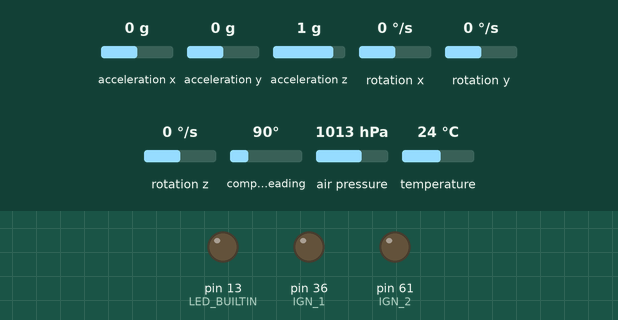
The sketch below on a simulated Arduino Mega 2560, built for the host (arithmetic inside an expression is 32-bit, double 64-bit). Parts: output pins drawn as LEDs (lit = HIGH). Inputs (shaded band) come from the test bench; at power-on: air pressure 1013 hPa, acceleration x 0 g, acceleration y 0 g, acceleration z 1 g, rotation x 0 °/s, rotation y 0 °/s, rotation z 0 °/s, compass heading 90°, temperature 24 °C. Storage starts empty; what the sketch prints to the serial monitor is not drawn.

Above: at 10.2 s.
10.3 s: air pressure set to 952 hPa
11.8 s: air pressure set to 954 hPa
At 13.2 s:
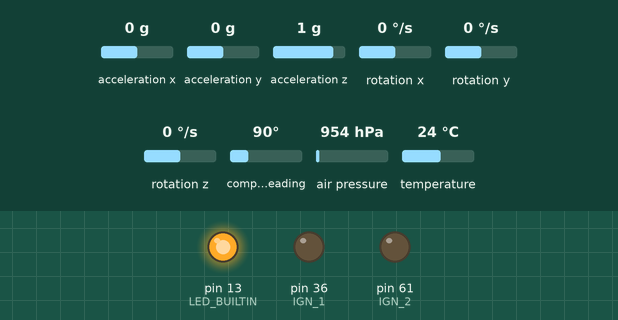
13.5 s: air pressure set to 1009 hPa
15.2 s: air pressure set to 1013 hPa
At 16.7 s:
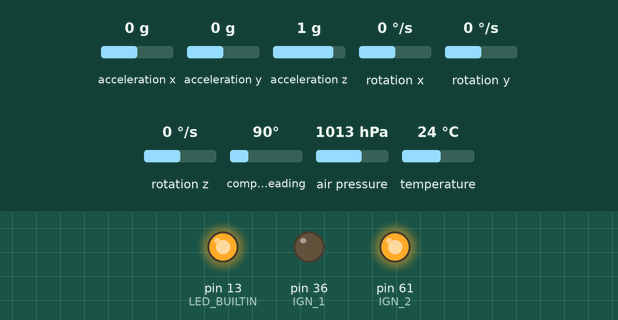
At 18.0 s:
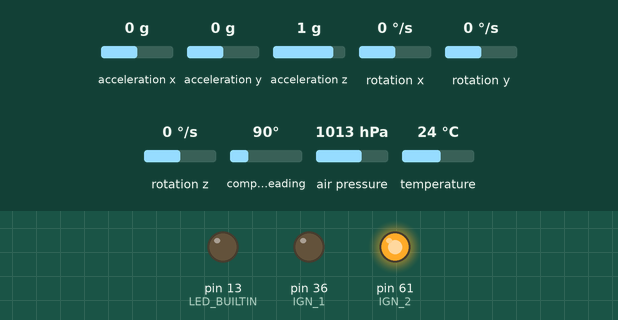
Timing chart, 0 to 22.0 s (numbered marks = the images above; inputs shaded):
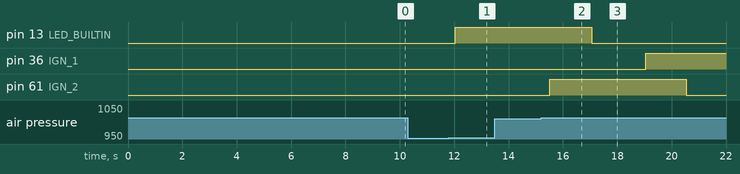

The sketch:

Paulo.ino
```cpp
// Bibliotecas
#include <Wire.h>
#include <SPI.h>
#include <SD.h>
#include <Adafruit_Sensor.h>
#include <L3G.h> // Giroscópio
#include <Adafruit_ADXL345_U.h> // Acelerômetro
#include <Adafruit_BMP085.h> // Altitude
#include <Adafruit_HMC5883_U.h> // Magnetometro

// Declaração dos bibliotecas
Adafruit_BMP085 bmp; // Altitude
Adafruit_HMC5883_Unified mag; // Magnetômetro
L3G gyro; // Giroscópio
Adafruit_ADXL345_Unified accel; // Acelerômetro
const int chipSelect = 53; // Declaração de CS

// Constantes universais
#define filt_i 10 // Quantidade de valores Filtro 1
#define filt_f 20 // Quantidade de valores Filtro 2
#define IGN_1 36 // LED 1
#define IGN_2 61 // LED 2
#define IGN_3 46 // LED 3
#define IGN_4 55 // LED 4

// Variáveis para detecção de apogeu
float nova_altLeitura, cont_sub, cont_subidas, cont_desc, cont_descidas, ult_subida;
float altura_inicio, media_alt_inicio;
int j, i;
float media_movel, nova_media_movel, antiga_media_movel;
float media_movel_lg, nova_media_movel_lg;
String estado, str_apogeu1, str_apogeu2;
boolean cont_apogeu = true;

// Filtro dos dados
float list_med_movel[2][filt_i];

// Variáveis para utilizaçao de cartao SD
String nome_arq, txt, file, arq_number;
int number, len_nome, len_number;
boolean condition;

// Variáveis para acionamento do paraquedas
const long intervalo_p_acionar1 = 0;
const long intervalo_p_acionar2 = 7000;
const long intervalo_acionado = 5000;
unsigned long currentMillis;
unsigned long previousMillis_p_acionar = 0;
unsigned long previousMillis_p_acionar2 = 0;
unsigned long previousMillis_acionado = 0;
unsigned long previousMillis_acionado2 = 0;
unsigned long previousMillis_acionado3 = 0;
int cont_acionar1 = 0;
int cont_acionar2 = 0;
int cont_acionar3 = 0;
String acionamento1 = "\tDesligado 1";
String acionamento2 = "\tDesligado 2";
String acionamento3 = "\tDesligado 3";

// SETUP DA APLICAÇÃO
void setup() {
  // Inicializando o led embutido no arduino
  pinMode(LED_BUILTIN, OUTPUT);
  pinMode(IGN_1, OUTPUT);
  pinMode(IGN_2, OUTPUT);

  // INICIALIZA O MONITOR SERIAL E PUXA BIBLIOTECA
  Serial.begin(115200);
  if (!bmp.begin()) {
  Serial.println("Could not find a valid BMP085 sensor, check wiring!");
  while (1) {}
  }

  // Verifica se o cartão está presente e pode ser inicializado
  if (!SD.begin(chipSelect)) {
    Serial.println("Card failed, or not present");
    // don't do anything more:
    while (1);
  }
  Serial.println("card initialized.");

  // Determina o nome do FILE
  nome_arq = "phhs";
  txt = ".txt";
  number = 0;
  len_nome = nome_arq.length();
  while (condition == false) {
    file = "";
    arq_number = String(number);
    len_number = arq_number.length();
    for (int j=0; j<(8-(len_nome+len_number)); j++) {
      arq_number = "0" + arq_number;
    }
    file = nome_arq + arq_number + txt;
    if (SD.exists(file)) {
      //Serial.print(file);
      //Serial.println(" exists.");
      condition = false;
    } else {
      Serial.print("Creating file: ");
      Serial.println(file);
      condition = true;
    }
    number += 1;
  }

  // Verificar se magnetômetro está conectado
  if(!mag.begin())
  {
    /* There was a problem detecting the HMC5883 ... check your connections */
    Serial.println("Ooops, no HMC5883 detected ... Check your wiring!");
    while(1);
  }

  // Verificar se giroscópio está conectado
  Wire.begin();
  if (!gyro.init())
  {
    Serial.println("Failed to autodetect gyro type!");
    while (1);
  }
  gyro.enableDefault();

  // Verificar se acelerometro está conectado
  if(!accel.begin())
  {
    /* There was a problem detecting the ADXL345 ... check your connections */
    Serial.println("Ooops, no ADXL345 detected ... Check your wiring!");
    while(1);
  }

  // Inicia inserindo essa informação no FILE nomeado
  File dataFile = SD.open(file, FILE_WRITE);
  if (dataFile) {
    dataFile.println("Altura\tFiltro 1\tFiltro 2\tTemperatura(oC)\tPressao(Pa)\tPressao Nivel do Mar(Pa)\tMag (X)\tMag (Y)\tMag (Z)\tGiros (X)\tGiros (Y)\tGiros (Z)\tAcel (X)\tAcel (Y)\tAcel (Z)\tEstado(Subida/Descida)\tParaquedas 1\tParaquedas 2\tParaquedas 3\tApogeu");
    dataFile.close();
    // print to the serial port too:
    Serial.println("Altura\tFiltro 1\tFiltro 2\tTemperatura(oC)\tPressao(Pa)\tPressao Nivel do Mar(Pa)\tMag (X)\tMag (Y)\tMag (Z)\tGiros (X)\tGiros (Y)\tGiros (Z)\tAcel (X)\tAcel (Y)\tAcel (Z)\tEstado(Subida/Descida)\tParaquedas 1\tParaquedas 2\tParaquedas 3\tApogeu");
  }

  // Medicao
  for (j=0; j<filt_i; j++) {
    altura_inicio = bmp.readAltitude();
    media_alt_inicio = media_alt_inicio + altura_inicio;
    list_med_movel[0][j] = altura_inicio;
  }
  media_alt_inicio = media_alt_inicio / filt_i;

  for (j=0; j<filt_i; j++) {
    list_med_movel[0][j] = list_med_movel[0][j] - media_alt_inicio;
  }

  // Primeira media movel
  for (j=0; j<filt_i; j++) {
      media_movel = media_movel + list_med_movel[0][j];
  }
  media_movel = media_movel / filt_i;

  // Inicialização de variáveis
  nova_altLeitura = bmp.readAltitude() - media_alt_inicio;
  cont_sub = 0;
  cont_subidas = 0;
  cont_desc = 0;
  cont_descidas = 0;
  ult_subida = 0;
  nova_media_movel = 0;
  antiga_media_movel = 0;
  media_movel_lg = 0;
  nova_media_movel_lg = 0;
  i = 0;

}

// LOOP DA SOLUÇÃO
void loop() {
  // Cria uma string para ser adicionada ao cartao
  String dataString = "";

  // ---------------------------------------------------------------------------------------------
  // Zerar contagem de altitude
  if (cont_sub > 0 and cont_desc == 1) {
    cont_sub = 0;
  }
  if (cont_desc > 0 and cont_sub == 1) {
    cont_desc = 0;
  }

  // ---------------------------------------------------------------------------------------------
  // Detecção de Apogeu
  nova_altLeitura = bmp.readAltitude() - media_alt_inicio;

  // Media Movel
  antiga_media_movel = nova_media_movel;
    // Filtro 1
  for (j=0; j<9; j++) {
    list_med_movel[0][j] = list_med_movel[0][j+1];
  }
  list_med_movel[0][filt_i-1] = nova_altLeitura;
    // Cálculo da Média Movel
  for (j=0; j<filt_i; j++) {
    media_movel = media_movel + list_med_movel[0][j];
  }
  nova_media_movel = media_movel / filt_i;

    // Filtro 2 - realiza filtro no filtro 1
  if (i < filt_i) {
    list_med_movel[1][i] = nova_media_movel;
    i += 1;
  }
  if (i = filt_i) {
    for (j=0; j<(filt_i-1); j++) {
      list_med_movel[1][j] = list_med_movel[1][j+1];
    }
    list_med_movel[1][filt_i-1] = nova_media_movel;

      // Cálculo da Média Movel
    for (j=0; j<filt_i; j++) {
      media_movel_lg = media_movel_lg + list_med_movel[1][j];
    }
    nova_media_movel_lg = media_movel_lg / filt_i;
  }

  // Consideração de Subidas e Descidas
  if (nova_media_movel > antiga_media_movel) {
    cont_sub += 1;
  }
  else if (nova_media_movel < antiga_media_movel) {
    cont_desc += 1;
  }

  // ---------------------------------------------------------------------------------------------
  // Escrevendo - Altura
  dataString += String(nova_altLeitura);
  dataString += "\t";
  dataString += String(nova_media_movel); // Filtro 1
  dataString += "\t";
  dataString += String(nova_media_movel_lg); // Filtro 2
  dataString += "\t";

  // ---------------------------------------------------------------------------------------------
  // Escrevendo - Temperatura
  dataString += String(bmp.readTemperature());
  dataString += "\t";

  // ---------------------------------------------------------------------------------------------
  // Escrevendo - Pressão
  dataString += String(bmp.readPressure());
  dataString += "\t";

  // ---------------------------------------------------------------------------------------------
  // Escrevendo - Pressão ao nivel do mar
  dataString += String(bmp.readSealevelPressure());
  dataString += "\t";

  // ---------------------------------------------------------------------------------------------
  // Magnetômetro
    /* Get a new sensor event */
  sensors_event_t event_mag;
  mag.getEvent(&event_mag);
  // Escrevendo - Magnetômetro
    // Eixo X
  dataString += String(event_mag.magnetic.x);
  dataString += "\t";
    // Eixo Y
  dataString += String(event_mag.magnetic.y);
  dataString += "\t";
    // Eixo Z
  dataString += String(event_mag.magnetic.z);
  dataString += "\t";

  // ---------------------------------------------------------------------------------------------
  // Giroscópio
  gyro.read();
  // Escrevendo - Giroscópio
    // Eixo X
  dataString += String((int)gyro.g.x);
  dataString += "\t";
    // Eixo Y
  dataString += String((int)gyro.g.y);
  dataString += "\t";
    // Eixo Z
  dataString += String((int)gyro.g.z);
  dataString += "\t";

  // ---------------------------------------------------------------------------------------------
  // Acelerômetro
  sensors_event_t event_accel;
  accel.getEvent(&event_accel);
  // Escrevendo - Acelerômetro
    // Eixo X
  dataString += String(event_accel.acceleration.x);
  dataString += "\t";
    // Eixo Y
  dataString += String(event_accel.acceleration.y);
  dataString += "\t";
    // Eixo Z
  dataString += String(event_accel.acceleration.z);

  // ---------------------------------------------------------------------------------------------
  // Escrevendo - Identificação de subida/descida/apogeu
  if (cont_sub > 1) {
    estado = "\tSubindo";
    cont_subidas = 1;
    ult_subida = nova_altLeitura;
  }
  else if (cont_desc > 10) {
    estado = "\tDescendo";
  }
  dataString += estado;
  currentMillis = millis();
  if (cont_subidas > 0 && cont_desc >= 10 && cont_apogeu == true) {
    str_apogeu1 += "\tApogeu em:";
    str_apogeu2 += String(ult_subida);
    cont_apogeu = false;

    // Inicia processo de acionamento paraquedas
    if (cont_acionar1 == 0) {
      previousMillis_p_acionar = currentMillis;
      previousMillis_p_acionar2 = currentMillis;
      acionamento1 = "\tA Acionar";
      cont_acionar1 = 1;
      cont_acionar2 = 1;
      cont_acionar3 = 1;
    }
  }

  // ---------------------------------------------------------------------------------------------
  // Escreve e Apresenta - Paraquedas
  // Aciona primeiro paraquedas
  if (currentMillis - previousMillis_p_acionar >= intervalo_p_acionar1 && cont_acionar1 == 1) {
    digitalWrite(LED_BUILTIN, HIGH);
    acionamento1 = "\tAcionado 1";
    previousMillis_acionado = currentMillis;
    cont_acionar1 = 2;
  }
  // Desliga o "curto" do primeiro paraquedas
  if (currentMillis - previousMillis_acionado >= intervalo_acionado) {
    digitalWrite(LED_BUILTIN, LOW);
    acionamento1 = "\tDesligado 1";
  }
  // Aciona segundo paraquedas
  if (currentMillis - previousMillis_p_acionar2 >= intervalo_p_acionar2 && cont_acionar2 == 1) {
    digitalWrite(IGN_1, HIGH);
    acionamento2 = "\tAcionado 2";
    previousMillis_acionado2 = currentMillis;
    cont_acionar2 = 2;
  }
  // Desliga o "curto" do segundo paraquedas
  if (currentMillis - previousMillis_acionado2 >= intervalo_acionado) {
    digitalWrite(IGN_1, LOW);
    acionamento2 = "\tDesligado 2";
  }
  // Aciona terceiro paraquedas
  if (nova_media_movel_lg <= 10 && cont_acionar3 == 1) {
    digitalWrite(IGN_2, HIGH);
    acionamento3 = "\tAcionado 3";
    previousMillis_acionado3 = currentMillis;
    cont_acionar3 = 2;
  }
  if (currentMillis - previousMillis_acionado3 >= intervalo_acionado) {
    digitalWrite(IGN_2, LOW);
    acionamento3 = "\tDesligado 3";
  }
  // ---------------------------------------------------------------------------------------------

  dataString += acionamento1;
  dataString += acionamento2;
  dataString += acionamento3;
  dataString += str_apogeu1;
  dataString += str_apogeu2;

  // ---------------------------------------------------------------------------------------------
  // Escrevendo - Informações indo para dentro do cartão SD
  // open the file. note that only one file can be open at a time,
  // so you have to close this one before opening another.
  File dataFile = SD.open(file, FILE_WRITE);

  // if the file is available, write to it:
  if (dataFile) {
    dataFile.println(dataString);
    dataFile.close();
    // print to the serial port too:
    Serial.println(dataString);
  }
  // if the file isn't open, pop up an error:
  else {
    Serial.println("error opening datalog.txt");
  }

  // ---------------------------------------------------------------------------------------------
  // Reinicia variáveis das médias móveis dos filtros
  media_movel = 0;
  media_movel_lg = 0;
}
```

Measured:
- the behaviour switches between 1011 and 1012 hPa on air pressure (found by bisection; images 1 and 2)
- after the input at 10.3 s, every drawn part: stays the same
- after the input at 11.8 s, pin 13 (LED_BUILTIN): LOW → HIGH after 0.24 s
- after the input at 13.5 s, every drawn part: stays the same
- after the input at 15.2 s, pin 61 (IGN_2): LOW → HIGH after 0.32 s, → LOW 5.0 s later
